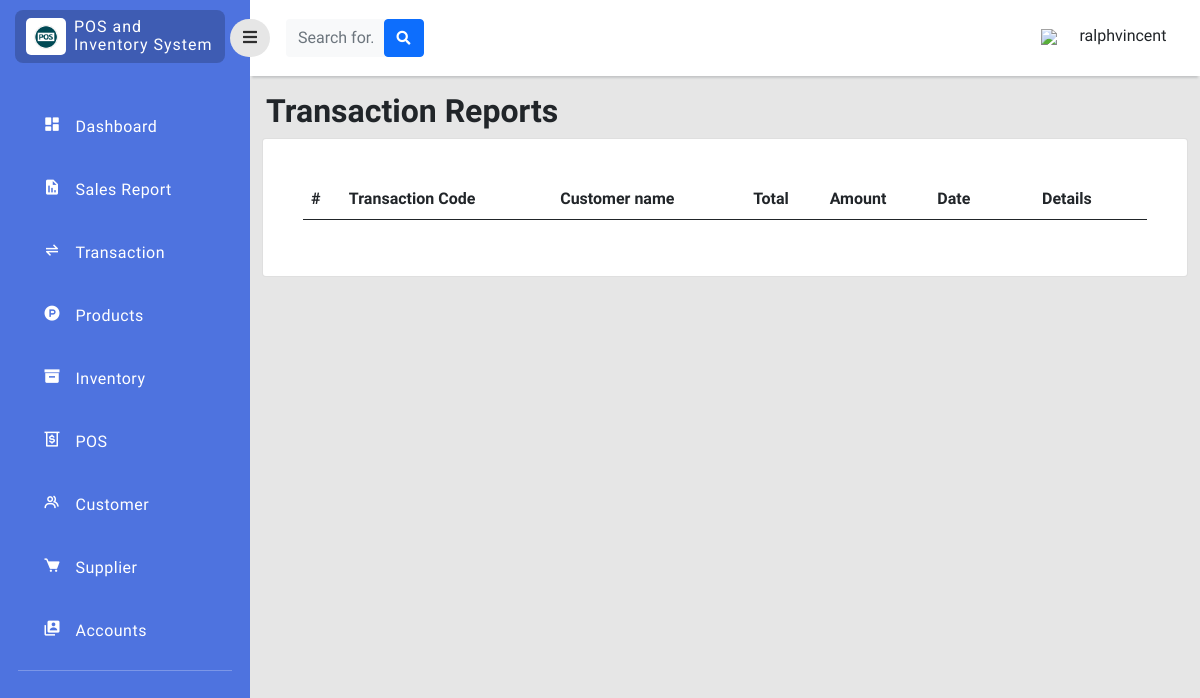
Page /php/transaction.php (signed in) on the earlier database version.
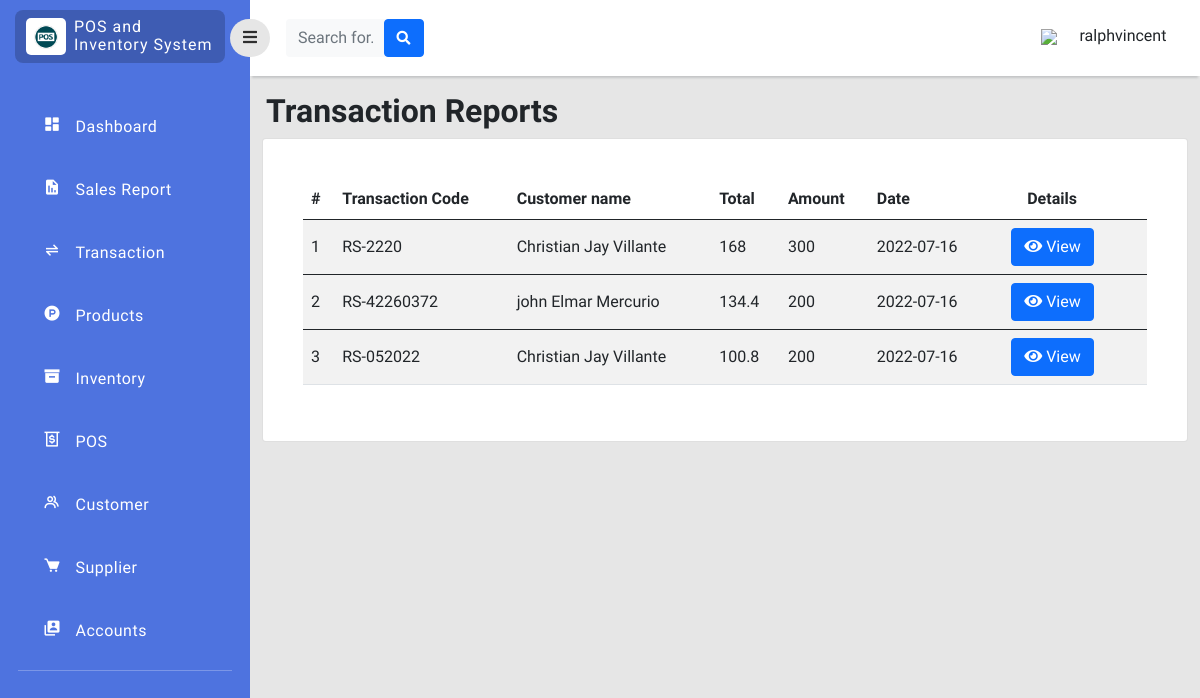
Same page on the later database version.
### tables this page shows
CREATE TABLE `sales_detail` (
  `transac_id` int(11) NOT NULL,
  `transac_code` varchar(255) NOT NULL,
  `transac_subtotal` double NOT NULL,
  `customer_id` int(11) NOT NULL,
  `transac_tax` double NOT NULL,
  `transac_total` double NOT NULL,
  `transac_profit` double NOT NULL,
  `cash` double NOT NULL,
  `sales_change` double NOT NULL,
  `date_purchase` date DEFAULT current_timestamp()
);

CREATE TABLE `customers` (
  `customer_id` int(11) NOT NULL,
  `first_name` varchar(255) NOT NULL,
  `last_name` varchar(255) NOT NULL,
  `address` varchar(255) NOT NULL,
  `contact_no` varchar(255) NOT NULL,
  `customer_status` enum('active','archieve') NOT NULL,
  `date_created` date NOT NULL
);

### php/transaction.php (the view, shortened to what the changed rows need)
<?php
include 'connection.php';
?>
<!doctype html>
<html lang="en">
  <head>
    <link href="https://cdn.jsdelivr.net/npm/bootstrap@5.0.2/dist/css/bootstrap.min.css" rel="stylesheet"
>
    <link rel="stylesheet" type="text/css" href="../style/dash.css">
    <link
      href="https://cdnjs.cloudflare.com/ajax/libs/font-awesome/5.15.1/css/all.min.css"
      rel="stylesheet"
    />
    <link href='https://unpkg.com/boxicons@2.1.2/css/boxicons.min.css' rel='stylesheet'>
    </head>
    <body>
    <div class="page">
        <div class="content">
            <div class="col py-3 d-flex justify-content-center overflow-auto">
                 <div class="container-fluid">
                    <div class="row">
                        <h2 class="text-dark text-start ps-3 fw-bold ">Transaction Reports </h2><br>
                    </div>
                    <div class="row">
                        <div class="col ">
                            <div class="card">
                                <div class="card-body rounded-3 m-4 table-responsive-sm">
                                    <table class="table table-striped align-middle" id="TransTab">
                                        <thead>
                                            <tr>
                                                <th scope="col">#</th>
                                                <th scope="col">Transaction Code</th>
                                                <th scope="col">Customer name</th>
                                                <th scope="col">Total</th>
                                                <th scope="col">Amount</th>
                                                <th scope="col">Date</th>
                                                <th scope="col" style="padding-left: 40px;">Details</th>
                                            </tr>
                                        </thead>
                                        <tbody>
                                             <?php
                                            $code = mysqli_query($con,"SELECT * FROM sales_detail,customers  WHERE(sales_detail.customer_id=customers.customer_id)");
                                            while ($row=mysqli_fetch_array($code)) { ?>
                                            <tr>
                                                <td><?php echo $row['transac_id'];  ?></td>
                                                <td><?php echo $row['transac_code'];  ?></td>
                                                <td><?php echo $row['first_name']." ". $row['last_name'];  ?></td>
                                                <td><?php echo $row['transac_total'];  ?></td>
                                                <td><?php echo $row['cash'];  ?></td>
                                                <td><?php echo $row['date_purchase'];  ?></td>
                                                <td>
                                                        <a href="receipt.php?invoice=<?php echo $row['transac_code']; ?>"><button class="btn btn-primary editbtn mx-3" data-toggle="modal" type="button"><i class="fas fa-eye"data-toggle="tooltip" title="edit"></i> View</button></a>
                                                </td>
                                            </tr>
                                        </tbody>
                                         <?php } ?>
                                    </table>
                                </div>
                            </div>
                        </div>
                    </div>
                </div>
            </div>
        </div>
    </div>
</body>
</html>

Differences in the rows shown:
added sales_detail: transac_id "1", transac_code "RS-2220", customer.first_name "Christian Jay", customer.last_name "Villante", transac_total "168", cash "300", date_purchase "2022-07-16"
added sales_detail: transac_id "2", transac_code "RS-42260372", customer.first_name "john Elmar", customer.last_name "Mercurio", transac_total "134.4", cash "200", date_purchase "2022-07-16"
added sales_detail: transac_id "3", transac_code "RS-052022", customer.first_name "Christian Jay", customer.last_name "Villante", transac_total "100.8", cash "200", date_purchase "2022-07-16"
